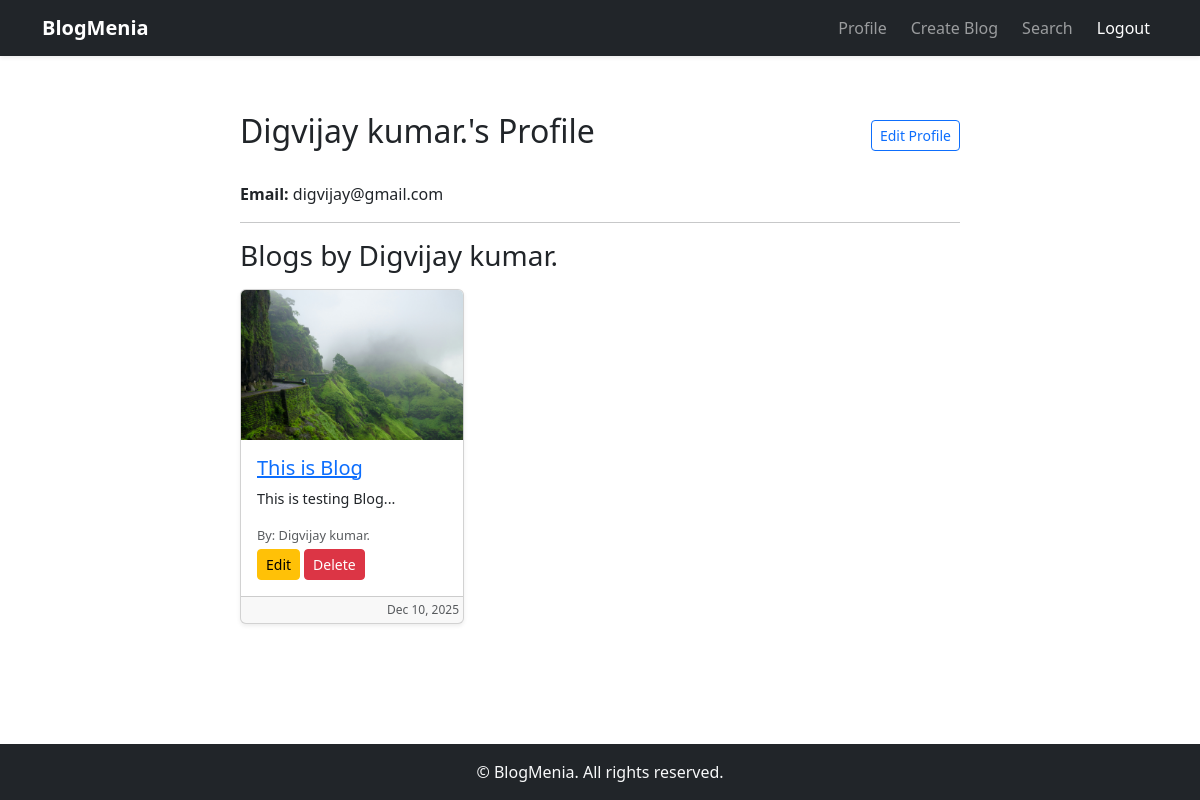
Page /users/profile/ (signed in) on the earlier database version.
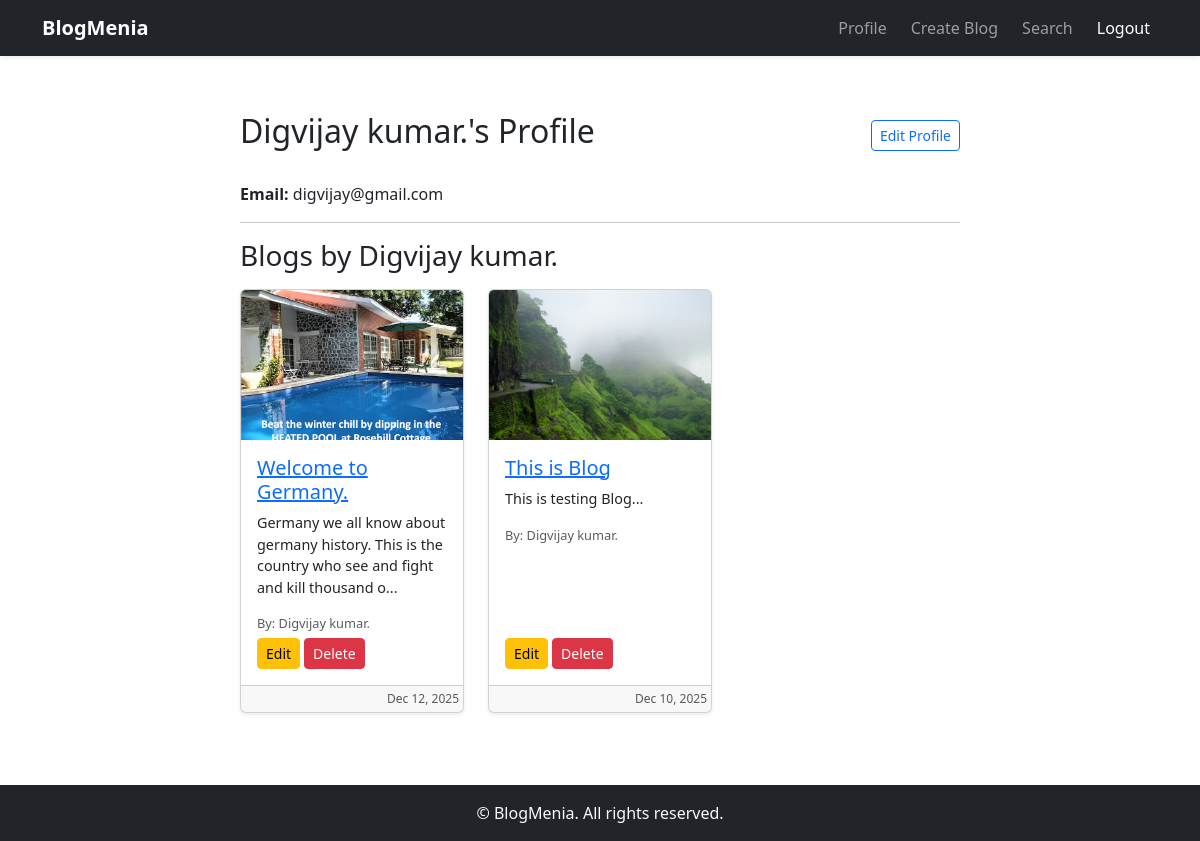
Same page on the later database version.
### blog/models.py (models this page shows, shortened)
class Blog(models.Model):
    CATEGORY_CHOICES = [
        ('others', 'Others'),
        ('life', "Life"),
        ('food', "Food"),
        ('fashions', 'Fashions'),
        ('travel', 'Travel'),
        ('bollywood', 'Bollywood'),
        ('cricket', 'Cricket'),
        ('others', 'Others'),
    ]
    user = models.ForeignKey(settings.AUTH_USER_MODEL, on_delete=models.CASCADE)
    title = models.CharField(max_length=200)
    content = models.TextField(max_length=5000)
    category = models.CharField(max_length=50, choices=CATEGORY_CHOICES, default='others')
    image = models.ImageField(upload_to='blog_images/')
    createdAt = models.DateTimeField(auto_now_add=True)

### users/models.py (models this page shows, shortened)
class CustomUser(AbstractUser):
    fullName = models.CharField(max_length=150)
    email = models.EmailField(unique=True)
    USERNAME_FIELD = 'email'
    REQUIRED_FIELDS=['username', 'fullName']

### users/views.py (the view)
# urls.py: path('profile/', views.profile_view , name="profile_view"),
@login_required
def profile_view(request, user_id=None):
    if user_id:
        user_profile = CustomUser.objects.get(id=user_id)
    else:
        user_profile = request.user
    blogs = Blog.objects.filter(user=user_profile).order_by('-createdAt')
    return render(request, 'profile.html', {'profile_user': user_profile, 'blogs': blogs})

### users/templates/profile.html (shortened to what this page needs)
{% extends 'layout.html' %}
{% block content %}
<div class="container my-5">
    <div class="row justify-content-center">
        <div class="col-lg-8 col-md-10 col-12">
            <div class="d-flex justify-content-between align-items-center mb-4">
                <h2>{{ profile_user.fullName }}'s Profile</h2>
                {% if profile_user == user %}
                    <a href="{% url 'edit_profile' %}" class="btn btn-outline-primary btn-sm">Edit Profile</a>
                {% endif %}
            </div>
            <p><strong>Email:</strong> {{ profile_user.email }}</p>
            <hr>
            <h3 class="mb-3">Blogs by {{ profile_user.fullName }}</h3>
            <div class="row">
                {% for blog in blogs %}
                <div class="col-md-6 col-lg-4 mb-3">
                    <div class="card h-100 shadow-sm">
                        {% if blog.image %}
                            <img src="{{ blog.image.url }}" class="card-img-top" alt="{{ blog.title }}" style="height:150px; object-fit:cover;">
                        {% endif %}
                        <div class="card-body d-flex flex-column">
                            <a href="/blog/{{ blog.id }}/"><h5 class="card-title">{{ blog.title }}</h5></a>
                            <p class="card-text" style="font-size:0.9rem;">{{ blog.content|slice:":100" }}...</p>
                            <p class="text-muted mb-1" style="font-size:0.8rem;">By: {{ blog.user.fullName }}</p>
                            {% if blog.user == user %}
                                <div class="d-flex gap-1 mt-auto">
                                    <a href="{% url 'blog_edit' blog.id %}" class="btn btn-warning btn-sm">Edit</a>
                                    <a href="{% url 'blog_delete' blog.id %}" class="btn btn-danger btn-sm"
                                       onclick="return confirm('Are you sure you want to delete this blog?');">Delete</a>
                                </div>
                            {% endif %}
                        </div>
                        <div class="card-footer text-muted text-end p-1" style="font-size:0.75rem;">
                            {{ blog.createdAt|date:"M d, Y" }}
                        </div>
                    </div>
                </div>
                {% empty %}
                <p class="text-center">No blogs found.</p>
                {% endfor %}
            </div>
        </div>
    </div>
</div>
{% endblock %}

Differences in the rows shown:
added Blog: image (picture), title "Welcome to Germany.", content "Germany we all know about germany history. This is the country who see and fight and kill thousand o", user.fullName "Digvijay kumar.", shows "Edit", createdAt "Dec 12, 2025"
